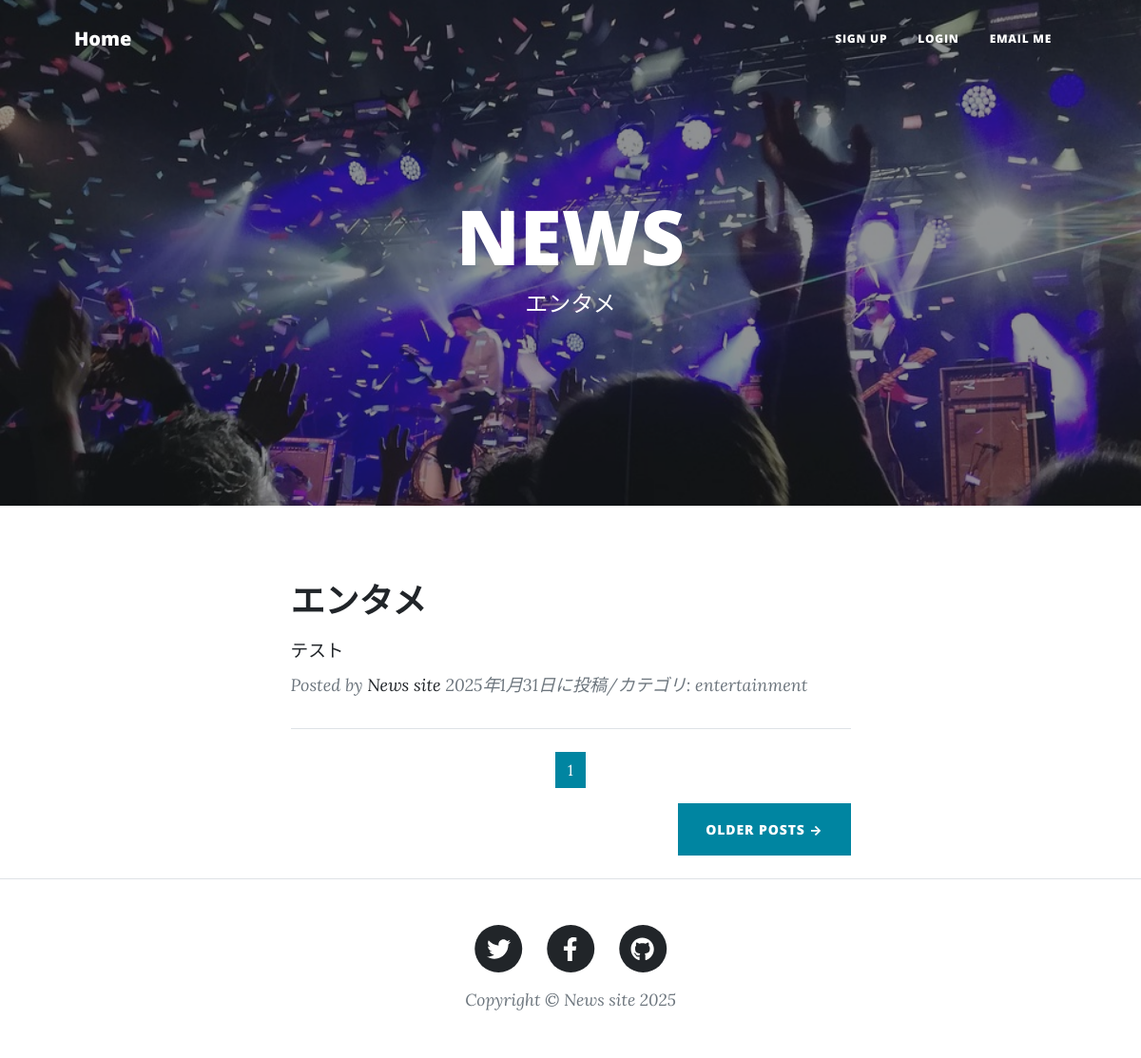
The page /entertainment-list/ on the database its author committed.
### taskapp/models.py (models this page shows, shortened)
class TaskPost(models.Model):
    CATEGORY = (('science','科学'),
                ('IT','IT'),
                ('sports','スポーツ'),
                ('entertainment','エンタメ'),
                ('economy','経済'),
                ('international','国際'),
                ('domestic','国内'),
            )
    title = models.CharField(
        verbose_name='タイトル',
        max_length=200
    )
    content = models.TextField(
        verbose_name='本文'
    )
    posted_at = models.DateField(
        verbose_name='投稿日時',
        auto_now_add=True
    )
    category = models.CharField(
        verbose_name='カテゴリ',
        max_length=50,
        choices=CATEGORY
    )

### taskapp/views.py (the view)
class EntertainmentView(ListView):
    template_name ='entertainment_list.html'
    model = TaskPost
    context_object_name = 'entertainment_records'
    queryset= TaskPost.objects.filter(
    category='entertainment').order_by('posted_at')
    paginate_by = 2

### taskapp/templates/entertainment_list.html (shortened to what this page needs)
{% extends 'base.html' %}
{% load static %}
{% block header %}
        <header class="masthead" style="background-image: url({% static 'assets/img/abc.jpg' %})">
            <div class="container position-relative px-4 px-lg-5">
                <div class="row gx-4 gx-lg-5 justify-content-center">
                    <div class="col-md-10 col-lg-8 col-xl-7">
                        <div class="site-heading">
                            <h1>NEWS
                            </h1>
                            <span class="subheading">エンタメ</span>
                        </div>
                    </div>
                </div>
            </div>
        </header>
        {% endblock %}
        {% block contents %}
        <div class="container px-4 px-lg-5">
            <div class="row gx-4 gx-lg-5 justify-content-center">
                <div class="col-md-10 col-lg-8 col-xl-7">
                    {% for record in entertainment_records %}
                    <div class="post-preview">
                        <a href="{% url 'taskapp:task_detail' record.pk %}">
                            <h2 class="post-title">{{record.title}}</h2>
                            <h3 class="post-subtitle">
                                <span style="font-size: 14pt">
                                    {{record.content|truncatechars:50}}
                                </span>
                            </h3>
                        </a>
                        <p class="post-meta">
                            Posted by
                            <a href="#!">News site</a>
                            {{record.posted_at}}に投稿/カテゴリ:
                            {{record.category}}
                        </p>
                    </div>
                    <hr class="my-4" />
                    {% endfor %}
                    {% include "pagination.html" %}
                    <div class="d-flex justify-content-end mb-4"><a class="btn btn-primary text-uppercase" href="#!">Older Posts →</a></div>
                </div>
            </div>
        </div>
        {% endblock %}

### rows shown on the page
TaskPost: title "エンタメ", content "テスト", posted_at "2025年1月31日", category "entertainment"

### other values the page prints
{{ num }} "1"
